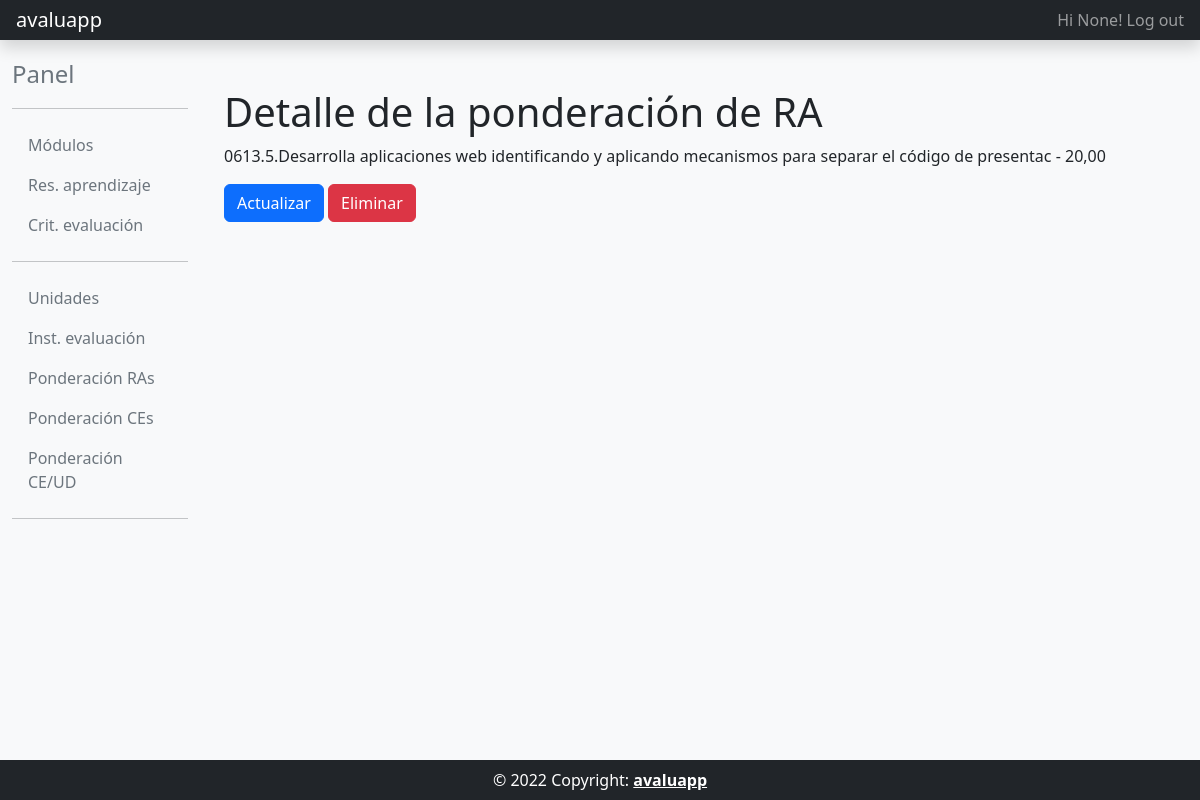
/pond_ra_detail/1/ (signed in), run on the app's committed database.
### usuarios/models.py (models this page shows, shortened)
class MyUser(AbstractBaseUser, PermissionsMixin):
    username = models.CharField(max_length=33, null=True)
    email = models.EmailField(_('email address'), unique=True)
    activo = models.BooleanField(default=False)
    create_date = models.DateTimeField(auto_now_add=True)
    update_date = models.DateTimeField(auto_now=True)
    is_staff = models.BooleanField(default=False)
    is_active = models.BooleanField(default=True)
    USERNAME_FIELD = 'email'
    REQUIRED_FIELDS = []
    objects = MyUserManager()
    class Meta:
        verbose_name = 'Usuario'
        verbose_name_plural = 'Usuarios'

### programacion_didactica/models.py (models this page shows, shortened)
class PondRA(models.Model):
    resultado_aprendizaje = models.ForeignKey('core.ResAprendizaje', on_delete=models.PROTECT, verbose_name="Resultados Apredizaje")
    porcentaje = models.DecimalField(decimal_places=2, max_digits=5, verbose_name="Porcentaje")
    class Meta:
        verbose_name = 'Ponderación RA'
        verbose_name_plural = 'Ponderaciones RA'
        ordering = ['resultado_aprendizaje__codigo']

### core/models.py (models this page shows)
class ResAprendizaje(models.Model):
    modulo = models.ForeignKey(Modulo, on_delete=models.PROTECT, verbose_name="Módulo")
    codigo = models.CharField(max_length = 10, verbose_name="Código")
    descripcion = models.TextField(verbose_name="Descripción")
    def __str__(self):
        return self.codigo + '.' + self.descripcion[:100]
    class Meta:
        unique_together = ["modulo", "codigo"]
        verbose_name = 'Resultado Aprendizaje'
        verbose_name_plural = 'Resultados Aprendizaje'
        ordering = ['codigo']

### programacion_didactica/views.py (the view)
# urls.py: path('pond_ra_detail/<int:pk>/', programacion_didactica_views.PondRADetailView.as_view(), name='pond_ra_detail'),
class PondRADetailView(DecoratorsMixin, DetailView):
    model = PondRA
    template_name = 'programacion_didactica/pond_ra_detail.html'

### common/mixins.py (called while the page is built)
    @method_decorator(login_required)
    def dispatch(self, request, *args, **kwargs):
        return super().dispatch(request, *args, **kwargs)

### templates/programacion_didactica/pond_ra_detail.html
{% extends "common/base_intranet.html" %}
{% block main_content %}
<h1>Detalle de la ponderación de RA</h1>
<p>
    {{object.resultado_aprendizaje}} - {{object.porcentaje}}
</p>
<a class="btn btn-primary" href="/pond_ra_update/{{object.id}}"> Actualizar </a>
<a class="btn btn-danger" href="/pond_ra_delete/{{object.id}}"> Eliminar </a>
{% endblock main_content %}

### templates/common/header_website.html (shortened to what this page needs)
<header class="navbar navbar-dark sticky-top bg-dark flex-md-nowrap p-0 shadow">
  <a class="navbar-brand col-md-3 col-lg-2 px-3 ml-5" href="/">avaluapp</a>
  <div class="navbar-nav">
    <div class="nav-item text-nowrap d-flex">
      {% if user.is_authenticated %}
        <a class="nav-link px-3" href="{% url 'account_logout' %}"">Hi {{ request.user.username }}! Log out</a>
      {% else %}
        <a class="nav-link px-3" href="{% url 'account_login' %}"">Log in</a>
      {% endif %}
    </div>
  </div>
</header>

### data on the page
MyUser: user.username "None"
PondRA: resultado_aprendizaje "0613.5.Desarrolla aplicaciones web identificando y aplicando mecanismos para separar el código de presentac", porcentaje "20,00"
